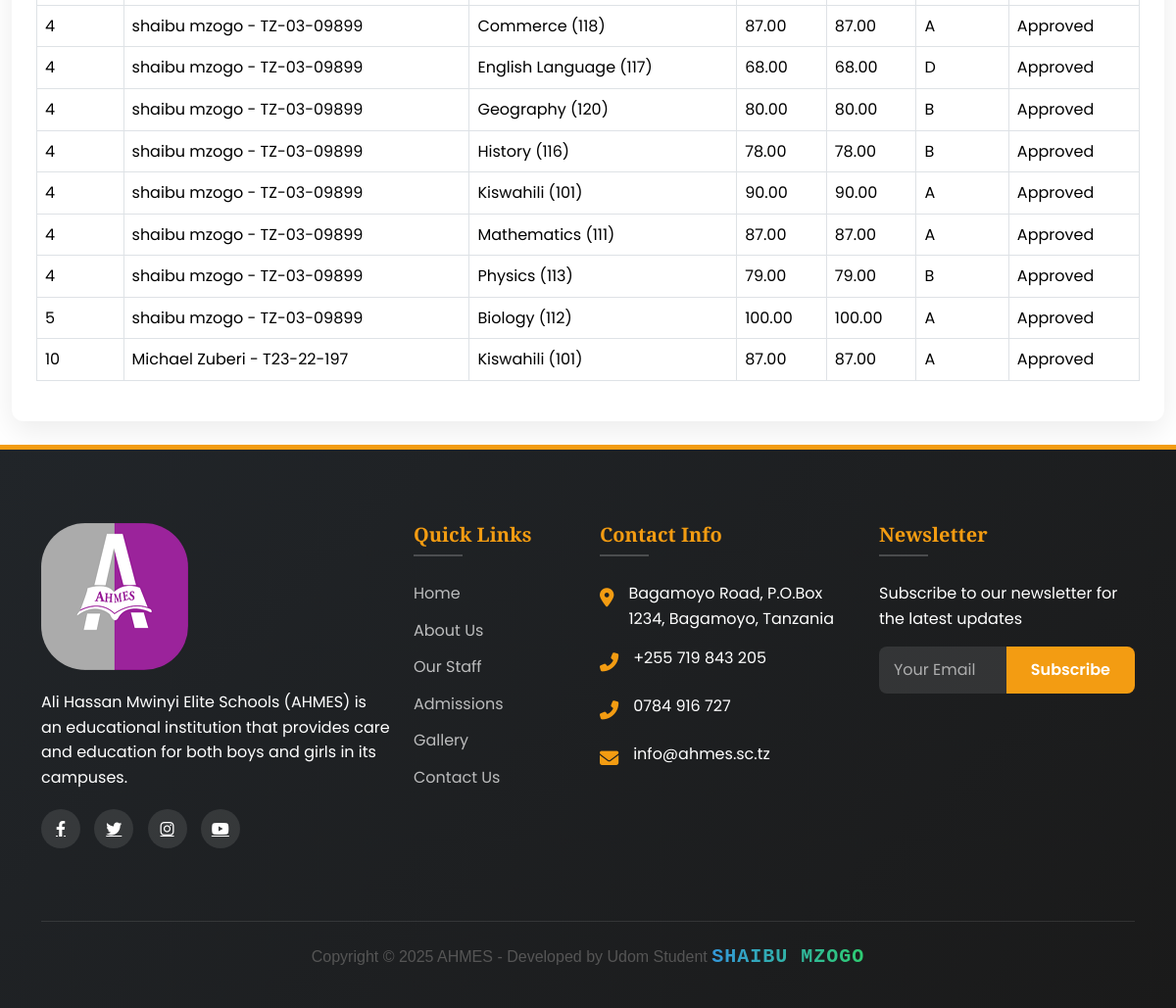
/teacher/results/ (signed in, lower part), run on an earlier commit of the app's database.
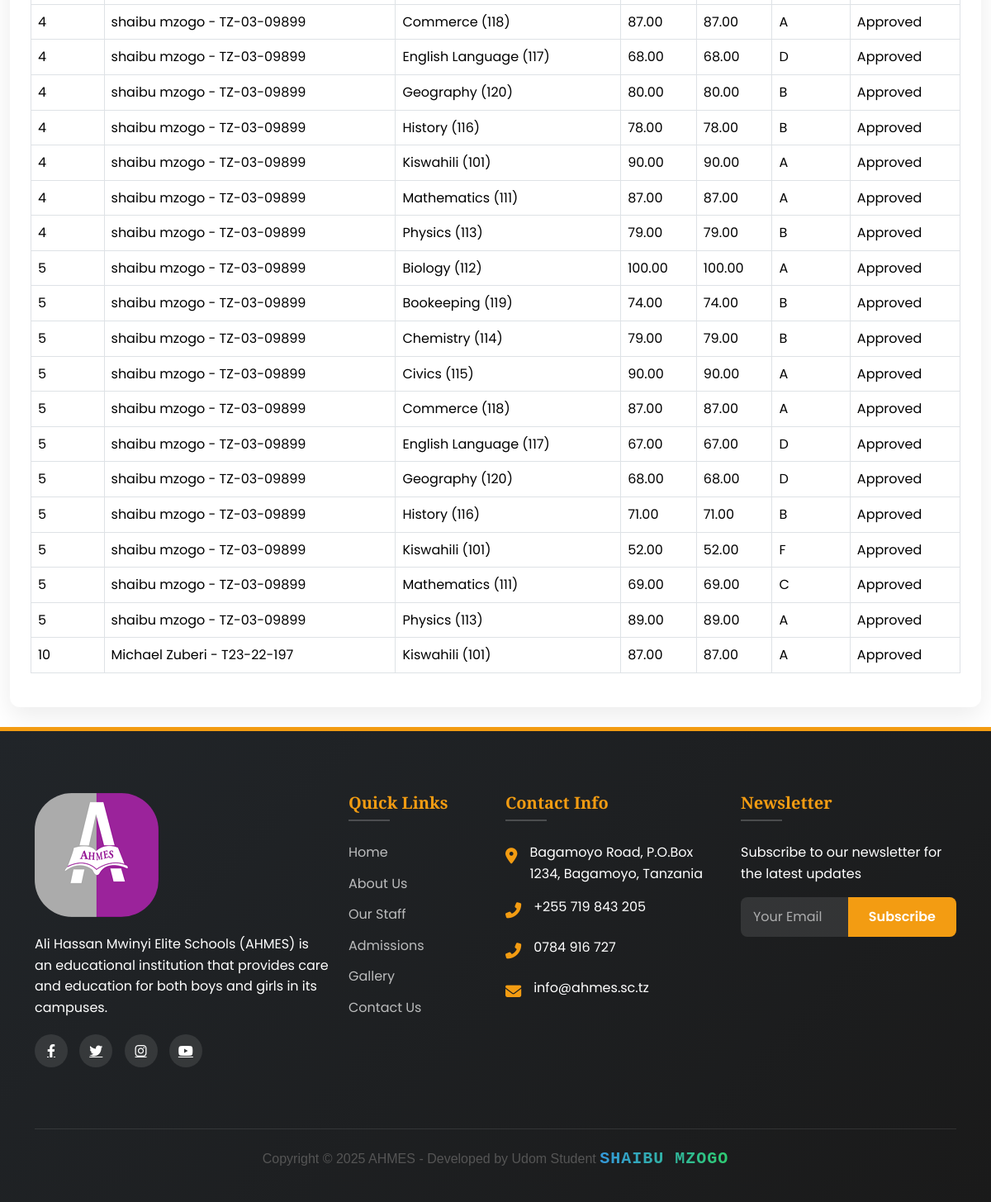
And on a later commit of the database.
### main/models.py (models this page shows, shortened)
class Result(models.Model):
    TERM_CHOICES = [('1','First Term'),('2','Second Term')]
    student = models.ForeignKey(Student, on_delete=models.CASCADE, related_name='results')
    subject = models.ForeignKey(Subject, on_delete=models.CASCADE)
    school_class = models.ForeignKey(SchoolClass, on_delete=models.CASCADE)
    term = models.CharField(max_length=1, choices=TERM_CHOICES)
    academic_year = models.CharField(max_length=20)
    week_number = models.PositiveSmallIntegerField()
    exam_score = models.DecimalField(max_digits=5, decimal_places=2)
    total_score = models.DecimalField(max_digits=5, decimal_places=2, editable=False)
    grade = models.CharField(max_length=2, editable=False)
    remark = models.CharField(max_length=100, editable=False)
    teacher = models.ForeignKey(StaffMember, on_delete=models.CASCADE, related_name='results_given')
    is_approved = models.BooleanField(default=False)
    approved_by = models.ForeignKey(User, null=True, blank=True, on_delete=models.SET_NULL, related_name='approved_results')
    date_approved = models.DateTimeField(null=True, blank=True)
    class Meta:
        unique_together = ('student','subject','term','academic_year','week_number')

class Student(models.Model):
    GENDER_CHOICES = [
        ('M', 'Male'),
        ('F', 'Female'),
    ]
    user = models.OneToOneField(
        User,
        on_delete=models.CASCADE,
        related_name='student_profile',
        null=True,
        blank=True
    )
    first_name = models.CharField(max_length=100)
    middle_name = models.CharField(max_length=100, blank=True)
    last_name = models.CharField(max_length=100)
    gender = models.CharField(max_length=1, choices=GENDER_CHOICES)
    date_of_birth = models.DateField()
    admission_number = models.CharField(max_length=20, unique=True)
    campus = models.ForeignKey(
        Campus,
        on_delete=models.CASCADE,
        related_name='students'
    )
    level = models.ForeignKey(
        Level,
        on_delete=models.CASCADE,
        related_name='students'
    )
    admission_date = models.DateField()
    parent = models.ForeignKey(
        Parent,
        on_delete=models.CASCADE,
        related_name='students',
        null=True,
        blank=True
    )
    profile_picture = CloudinaryField(
        'students/profile_pictures',
        folder="school/students/profile_pictures",
        transformation={'quality': 'auto:good', 'width': 300, 'height': 300, 'crop': 'fill'},
        blank=True,
        null=True
    )
    created_at = models.DateTimeField(auto_now_add=True)
    updated_at = models.DateTimeField(auto_now=True)
    def __str__(self):
        return f"{self.first_name} {self.last_name} - {self.admission_number}"
    class Meta:
        ordering = ['-created_at']
        verbose_name = 'Student'
        verbose_name_plural = 'Students'

class Subject(models.Model):
    name = models.CharField(max_length=100)
    code = models.CharField(max_length=20, unique=True)
    description = models.TextField(blank=True)
    level = models.ForeignKey(Level, on_delete=models.CASCADE, related_name='subjects')
    def __str__(self):
        return f"{self.name} ({self.code})"

### main/views.py (the view, shortened to what this page needs)
# urls.py: path('teacher/results/', views.teacher_result_dashboard, name='teacher_result_dashboard'),
@login_required
@user_passes_test(is_teacher)
def teacher_result_dashboard(request):
    teacher = request.user.staff_profile
    qs = Result.objects.filter(teacher=teacher)
    query = request.GET.get('q', '')
    subject_id = request.GET.get('subject')
    status = request.GET.get('status')
    term = request.GET.get('term')
    if subject_id and subject_id != 'all':
        qs = qs.filter(subject_id=subject_id)
    if status == 'approved':
        qs = qs.filter(is_approved=True)
    elif status == 'pending':
        qs = qs.filter(is_approved=False)
    if term and term != 'all':
        qs = qs.filter(term=term)
    subjects = Subject.objects.filter(result__teacher=teacher).distinct()
    terms = qs.values_list('term', flat=True).distinct()
    context = {
        'results': qs.order_by('week_number'),
        'subjects': subjects,
        'terms': terms,
        'selected_subject': subject_id,
        'selected_status': status,
        'selected_term': term,
        'query': query,
    }
    return render(request, 'academics/teacher_result_dashboard.html', context)

### main/context_processors.py (called while the page is built)
def admin_counts(request):
    if request.user.is_authenticated and request.user.is_admin:
        return {
            'pending_comments': Comment.objects.filter(is_approved=False).count(),
            'gallery_count': Gallery.objects.count(),
        }
    return {}

def unread_messages_count(request):
    if request.user.is_authenticated:
        count = Message.objects.filter(
            conversation__participants=request.user,
            is_read=False
        ).exclude(
            sender=request.user
        ).count()
        print(f"DEBUG: Unread messages count for {request.user}: {count}")  # Debug output
        return {'unread_messages_count': count}
    return {}

### main/models.py (called while the page is built)
    def __str__(self):
        return self.username

### main/views.py (called while the page is built)
def is_teacher(user):
    return user.is_authenticated and (
        hasattr(user, 'staff_profile') and
        user.staff_profile.position == 'Teacher'
    )

### main/templates/academics/teacher_result_dashboard.html (shortened to what this page needs)
{% extends 'main/base.html' %}
{% load static %}
{% block content %}
<div class="container-fluid">
  <div class="card mb-4">
    <div class="card-body table-responsive">
      <table class="table table-bordered">
        <tbody>
          {% for r in results %}
          <tr>
            <td>{{ r.week_number }}</td>
            <td>{{ r.student }}</td>
            <td>{{ r.subject }}</td>
            <td>{{ r.exam_score }}</td>
            <td>{{ r.total_score }}</td>
            <td>{{ r.grade }}</td>
            <td>{% if r.is_approved %}Approved{% else %}Pending{% endif %}</td>
          </tr>
          {% empty %}
          <tr><td colspan="7" class="text-center">No results found</td></tr>
          {% endfor %}
        </tbody>
      </table>
    </div>
  </div>
</div>
{% endblock %}

### main/templates/main/base.html (shortened to what this page needs)
<!DOCTYPE html>
<html lang="en">
  <head>
    {% load static %}
    <link
      href="https://cdn.jsdelivr.net/npm/bootstrap@5.3.2/dist/css/bootstrap.min.css"
      rel="stylesheet"
    />
    <link
      rel="stylesheet"
      href="https://cdnjs.cloudflare.com/ajax/libs/font-awesome/6.4.0/css/all.min.css"
    />
    <link
      href="https://cdn.jsdelivr.net/npm/aos@2.3.4/dist/aos.css"
      rel="stylesheet"
    />
  </head>
  <body>
    <br>
    {% block content %}{% endblock %}
    <footer>
      <div class="container">
        <div class="row">
          <div class="col-lg-4 mb-4" data-aos="fade-up">
            <img
              src="{% static 'images/Ahmes.PNG' %}"
              alt="AHMES Logo"
              class="footer-logo"
              style="border-radius: 30%"
            />
            <div class="footer-about">
              <p>
                Ali Hassan Mwinyi Elite Schools (AHMES) is an educational
                institution that provides care and education for both boys and
                girls in its campuses.
              </p>
            </div>
            <div class="social-icons">
              <a href="#"><i class="fab fa-facebook-f"></i></a>
              <a href="#"><i class="fab fa-twitter"></i></a>
              <a href="#"><i class="fab fa-instagram"></i></a>
              <a href="#"><i class="fab fa-youtube"></i></a>
            </div>
          </div>
          <div
            class="col-lg-2 col-md-6 mb-4"
            data-aos="fade-up"
            data-aos-delay="100"
          >
            <div class="footer-links">
              <h5>Quick Links</h5>
              <ul>
                <li><a href="{% url 'home' %}">Home</a></li>
                <li><a href="{% url 'about' %}">About Us</a></li>
                <li><a href="{% url 'staff' %}">Our Staff</a></li>
                <li><a href="{% url 'under_development' %}">Admissions</a></li>
                <li><a href="{% url 'gallery' %}">Gallery</a></li>
                <li><a href="{% url 'contact' %}">Contact Us</a></li>
              </ul>
            </div>
          </div>
          <div
            class="col-lg-3 col-md-6 mb-4"
            data-aos="fade-up"
            data-aos-delay="200"
          >
            <div class="footer-links">
              <h5>Contact Info</h5>
              <div class="contact-info">
                <div class="contact-item">
                  <div class="contact-icon">
                    <i class="fas fa-map-marker-alt"></i>
                  </div>
                  <div>Bagamoyo Road, P.O.Box 1234, Bagamoyo, Tanzania</div>
                </div>
                <div class="contact-item">
                  <div class="contact-icon">
                    <i class="fas fa-phone-alt"></i>
                  </div>
                  <div>+255 719 843 205</div>
                </div>
                <div class="contact-item">
                  <div class="contact-icon">
                    <i class="fas fa-phone-alt"></i>
                  </div>
                  <div>0784 916 727</div>
                </div>
                <div class="contact-item">
                  <div class="contact-icon">
                    <i class="fas fa-envelope"></i>
                  </div>
                  <div>info@ahmes.sc.tz</div>
                </div>
              </div>
            </div>
          </div>
          <div
            class="col-lg-3 col-md-6 mb-4"
            data-aos="fade-up"
            data-aos-delay="300"
          >
            <div class="footer-links">
              <h5>Newsletter</h5>
              <p>Subscribe to our newsletter for the latest updates</p>
              <form id="newsletterForm" class="newsletter-form">
                <div class="input-group mb-3">
                  <input
                    type="email"
                    class="form-control"
                    placeholder="Your Email"
                    required
                  />
                  <button class="btn" type="submit">Subscribe</button>
                </div>
              </form>
            </div>
          </div>
        </div>
        <div class="copyright">
          <p style="font-family: Arial, sans-serif; font-size: 16px; color: #555; text-align: center;">
            Copyright © 2025 AHMES - Developed by Udom Student
            <span style="font-family: 'Courier New', monospace; font-size: 20px; color: #3498db; letter-spacing: 1px; font-weight: bold; text-transform: uppercase; background: linear-gradient(90deg, #3498db, #2ecc71); -webkit-background-clip: text; -webkit-text-fill-color: transparent;">
              Shaibu Mzogo
            </span>
          </p>
        </div>
      </div>
    </footer>
  </body>
</html>

What changed in the data, as far as the page shows it:
added Result: week_number "5", student "shaibu mzogo - TZ-03-09899", subject "Bookeeping (119)", exam_score "74.00", total_score "74.00", grade "B", is_approved "Approved"
added Result: week_number "5", student "shaibu mzogo - TZ-03-09899", subject "Chemistry (114)", exam_score "79.00", total_score "79.00", grade "B", is_approved "Approved"
added Result: week_number "5", student "shaibu mzogo - TZ-03-09899", subject "Civics (115)", exam_score "90.00", total_score "90.00", grade "A", is_approved "Approved"
added Result: week_number "5", student "shaibu mzogo - TZ-03-09899", subject "Commerce (118)", exam_score "87.00", total_score "87.00", grade "A", is_approved "Approved"
added Result: week_number "5", student "shaibu mzogo - TZ-03-09899", subject "English Language (117)", exam_score "67.00", total_score "67.00", grade "D", is_approved "Approved"
added Result: week_number "5", student "shaibu mzogo - TZ-03-09899", subject "Geography (120)", exam_score "68.00", total_score "68.00", grade "D", is_approved "Approved"
added Result: week_number "5", student "shaibu mzogo - TZ-03-09899", subject "History (116)", exam_score "71.00", total_score "71.00", grade "B", is_approved "Approved"
added Result: week_number "5", student "shaibu mzogo - TZ-03-09899", subject "Kiswahili (101)", exam_score "52.00", total_score "52.00", grade "F", is_approved "Approved"
added Result: week_number "5", student "shaibu mzogo - TZ-03-09899", subject "Mathematics (111)", exam_score "69.00", total_score "69.00", grade "C", is_approved "Approved"
added Result: week_number "5", student "shaibu mzogo - TZ-03-09899", subject "Physics (113)", exam_score "89.00", total_score "89.00", grade "A", is_approved "Approved"
